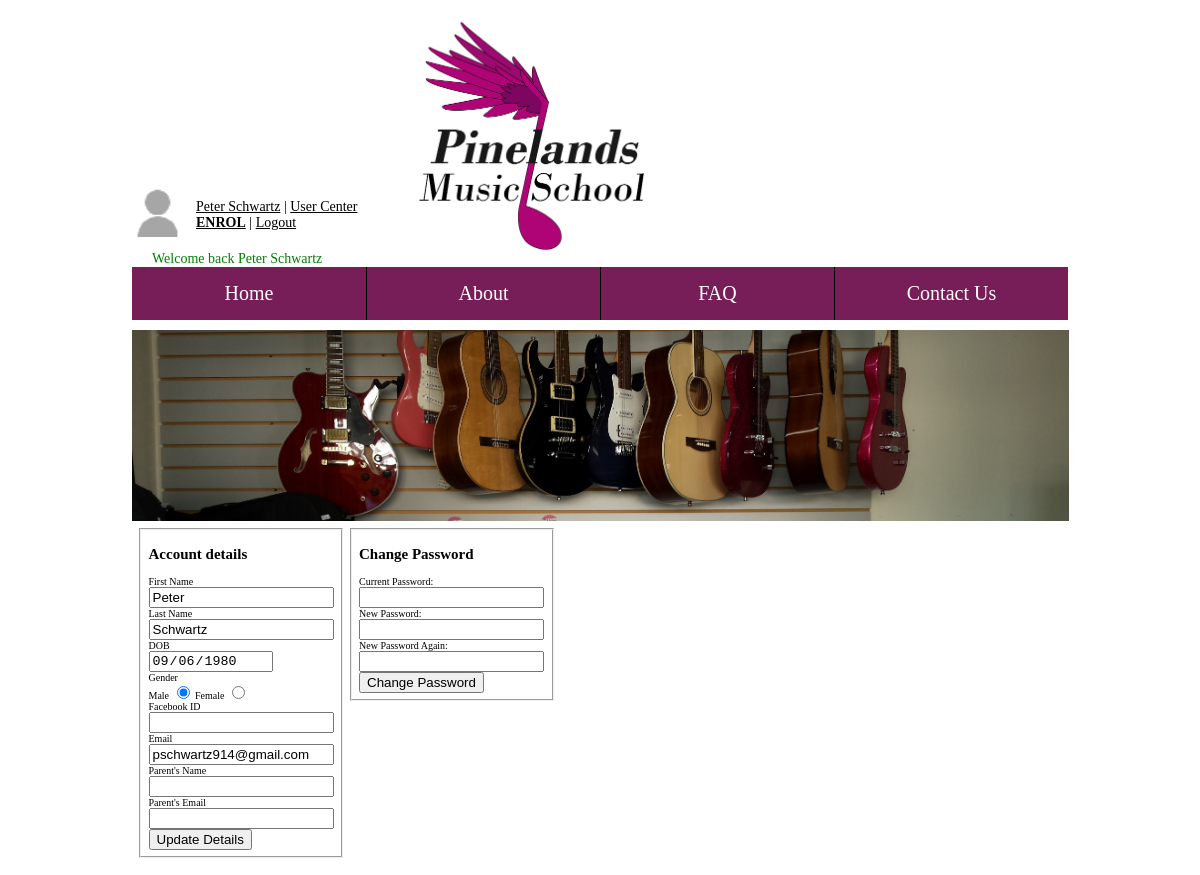
Screenshot of /pages/myaccount.php (signed in) with the database file from the repository.
### tables this page shows
CREATE TABLE `users` (
  `UserID` int(11) NOT NULL,
  `firstName` varchar(40) NOT NULL,
  `lastName` varchar(40) NOT NULL,
  `DOB` date NOT NULL,
  `gender` enum('Male','Female') NOT NULL,
  `facebookId` varchar(80) DEFAULT NULL,
  `email` varchar(80) NOT NULL,
  `password` varchar(64) NOT NULL,
  `salt` varchar(32) NOT NULL,
  `accountType` enum('Guest','Student','Teacher','StudentAndTeacher','Admin','Owner') NOT NULL DEFAULT 'Guest',
  `comCode` varchar(64) DEFAULT NULL,
  `parentName` varchar(100) DEFAULT NULL,
  `parentEmail` varchar(100) DEFAULT NULL
);

### pages/myaccount.php (the view, shortened to what this page needs)
<?php
$pagetitle = "My Account";
include "../inc/connect.php";
include "../inc/header.php";
include "../inc/nav.php";
$userID = $_SESSION['userID'];
$sql = "SELECT * from users WHERE userID='$userID'";
$result = mysqli_query($con, $sql) or die(mysqli_error($con));
$row = mysqli_fetch_array($result);
?>
    <div class="content">
        <fieldset class="accountDetails">
            <form method="post" action="../inc/updateaccount.php">
                <h2>Account details</h2>
                <label>First Name</label>
                <br />
                <input type="text" name="firstName" value="<?php echo $row['firstName']?>" readonly />
                <br />
                <label>Last Name</label>
                <br />
                <input type="text" name="lastName" value="<?php echo $row['lastName']?>" readonly />
                <br />
                <label>DOB</label>
                <br />
                <input type="date" value="<?php echo $row['DOB']?>" readonly />
                <br />
                <label>Gender</label>
                <br />
                <label>Male</label>
                <input type="radio" name="gender" <?php if($row[ 'gender']=='Male' ) {echo "checked";}?> readonly/>
                <label>Female</label>
                <input type="radio" name="gender" <?php if($row[ 'gender']=='Female' ){ echo "checked";}?> readonly />
                <br />
                <label>Facebook ID</label>
                <br />
                <input type="text" name="facebookID" value="<?php echo $row['facebookId']?>" />
                <br />
                <label>Email</label>
                <br />
                <input type="email" name="email" value="<?php echo $row['email']?>" />
                <br />
                <label>Parent's Name</label><br />
                <input type="text" name="parentName" value="<?php echo $row['parentName']?>" /><br />
                <label>Parent's Email</label><br />
                <input type="text" name="parentEmail" value="<?php echo $row['parentEmail']?>" /><br />
                <input type="submit" name="accountupdate" value="Update Details" />
            </form>
        </fieldset>
        <fieldset class="changePassword">
            <form method="post" action="../inc/changepassword.php">
                <h2>Change Password</h2>
                <label>Current Password:</label>
                <br />
                <input type="password" />
                <br />
                <label>New Password:</label>
                <br />
                <input type="password" />
                <br />
                <label>New Password Again:</label>
                <br />
                <input type="password" />
                <br />
                <input type="submit" name="changepassword" value="Change Password" /> </form>
        </fieldset>
    </div>

### inc/nav.php (shortened to what this page needs)
<body>
        <div class="container">
          <span>
            <div class="headerContainer">
            <div class="userPanel">
                <div class="userPanelImage">
                <img src="../images/userImage/default-user-icon.png" />
                </div>
                <div class="userInfo">
                    <?php
                        if(isset($_SESSION['userID'])) {
                            ?>
                        <?php
                            $userID = $_SESSION['userID'];
                        $sql = "SELECT firstName, lastName FROM users WHERE userID='$userID'";
                        $result = mysqli_query($con, $sql);
                        $row = mysqli_fetch_array($result);
                        $userName = $row['firstName'] . " " . $row['lastName'];
                            ?>
                            <span><a href="../pages/myaccount.php"><?php echo $userName?></a> |
        <?php
        if((($_SESSION['accountType']) === 'Admin') || (($_SESSION['accountType']) === 'Owner')){
          echo '<a href="../pages/admincenter.php">Admin Center</a>';
        } else {
          echo '<a href="../pages/usercenter.php">User Center</a>';
        }
        ?>
        <br><a href="../pages/enrolPage.php"><b>ENROL</b></a> | <a href="../pages/logout.php">Logout</a></span>
                    <?php
                        } else {
                    ?>
                <span><a href="../pages/login.php">Login</a> | <a href="../pages/createAccount.php">Register Account</a></span>
                    <?php
                        }
                    ?>
                    </div>
                    <div class="userMessage">
                <?php
                    if(isset($_SESSION['success'])) {
                        echo "<span class='success'>" . $_SESSION['success'] .  "</span>";
                    } elseif(isset($_SESSION["error"])) {
                        echo "<span class='error'>" . $_SESSION['error'] . "</span>";
                        unset($_SESSION['error']);
                    }
                    ?>
                    </div>
                </div>
                <div class="logo"> <img src="../images/TempLogo.png" /> </div>
            </div>
          </span>
            <nav id="nav" role="navigation"> <a href="#nav" title="Show Navigation">Show Navigation</a> <a href="#" title="Hide Navigation">Hide Navigation</a>
                <ul>
                    <li><a href="../pages/index.php">Home</a></li><li><a href="../pages/about.php">About</a></li><li><a href="../pages/faq.php">FAQ</a></li><li><a href="../pages/contact.php">Contact Us</a></li>
                </ul>
            </nav>
            <?php if($pagetitle == "About Us | Pinelands Music School"): ?>
              <div class="banner"> <img src="../images/banners/about.jpg" /> </div>
            <?php elseif($pagetitle == "Enrol | Pinelands Music School"): ?>
              <div class="banner"> <img src="../images/banners/enrol.jpg" /> </div>
            <?php elseif($pagetitle == "Contact Us | Pinelands Music School"): ?>
              <div class="banner"> <img src="../images/banners/enrol.jpg" /> </div>
            <?php else: ?>
              <div class="banner"> <img src="../images/banners/main.jpg" /> </div>
            <?php endif ?>

### css/main.css (style rules this page uses)
* { box-sizing: border-box; }
header, section, footer, aside, nav, main, article, figure { display: block; }
body { font-size: 62.5%; margin: 0; padding: 0; }
.container { width: 100%; padding: 1%; margin: 0 auto; }
.content { display: inline-block; vertical-align: top; padding: 5px; }
.banner { display: none; }
.logo { margin: auto; display: inline-block; text-align: center; }
.logo img { width: 100%; height: auto; }
.banner { display: inline-block; }
.banner img { width: 100.1%; height: auto; }
.userPanel { display: inline-block; font-size: 1.4em; width:30%; }
.userPanelImage { height: 5%; width:18%; display: inline-block; }
.userPanelImage img { width: 100%; height: auto; }
.userInfo { display: inline-block; vertical-align: top; margin-top: 1%; padding: 10px; }
.userInfo a:link { color:#000000; }
.userMessage { display: inline-block; vertical-align: top; padding-top: 10px; }
.success { color: green; text-align: center; padding-left: 20px; }
.accountDetails { width: 100%; display:inline-block; }
.changePassword { width: 100%; display:inline-block; }
#nav > ul { list-style-type: none; display: none; padding: 0; margin: 0; height: auto; display: none; position: absolute; left: 0; right: 0; z-index: 400; }
#nav > ul > li { width: 99%; text-decoration-color: aqua; margin: 0 auto; border: 1px solid #4C4A4A; border-radius: 10px; background: #771d57; }
#nav ul li a { display: block; text-decoration: none; color: white; font-size: 20px; padding: 10px; text-align: center; font-weight: 500; }
@media screen and (min-width:700px) { .container { width: 99%; } }
@media screen and (min-width:700px) { .logo { display: inline-block; width: 25%; } }
@media screen and (min-width:700px) { .banner { display: inline-block; width: 100%; padding: 0px; } }
@media screen and (min-width:700px) { .accountDetails { width: 48%; } }
@media screen and (min-width:700px) { .changePassword { width: 48%; vertical-align: top; } }
@media screen and (min-width:700px) { #nav { width: 100%; font-weight: 400; margin-bottom: 1%; } }
@media screen and (min-width:700px) { #nav ul { display: inherit; position: inherit; margin: 0; padding: 0; overflow: hidden; } }
@media screen and (min-width:700px) { #nav ul li { display: inline-block; border: none; border-radius: 0; border-left: 1px solid #000; width: 25%; text-align: center; } }
@media screen and (min-width:700px) { #nav ul li:first-child { border: none; } }
@media screen and (min-width:700px) { #nav ul li a { border-radius: 0; display: block; padding: 15px; text-decoration: none; font-size 1.0em; } }
@media screen and (min-width:1000px) { .container { width: 80%; max-width: 1000px; } }

### rows the page displays
users: userName "Peter Schwartz", firstName "Peter", lastName "Schwartz", DOB "09/06/1980", gender "☑", email "pschwartz914@gmail.com"

### other values shown
$_SESSION['success'] "Welcome back Peter Schwartz"
